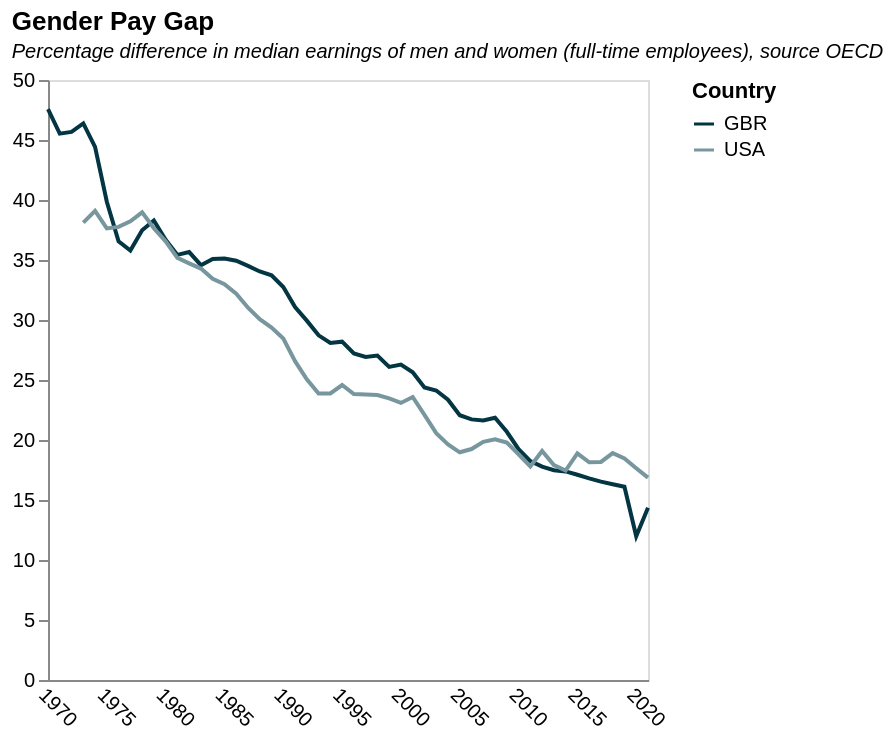

Source (Vega-Lite JSON):
### Vega-Lite specification from a JSON file in a GitHub repository (floating-point values rounded to 4 significant figures)
{"$schema": "https://vega.github.io/schema/vega-lite/v5.json", "description": "Gender pay gap", "title": {"text": "Gender Pay Gap", "subtitle": "Percentage difference in median earnings of men and women (full-time employees), source OECD", "subtitleFontStyle": "italic", "subtitleFontSize": 10, "anchor": "start", "color": "black"}, "width": 300, "height": 300, "data": {"values": [{"LOCATION": "GBR", "TIME": 1970, "Value": 47.58, "Year": "1970"}, {"LOCATION": "GBR", "TIME": 1971, "Value": 45.53, "Year": "1971"}, {"LOCATION": "GBR", "TIME": 1972, "Value": 45.68, "Year": "1972"}, {"LOCATION": "GBR", "TIME": 1973, "Value": 46.38, "Year": "1973"}, {"LOCATION": "GBR", "TIME": 1974, "Value": 44.42, "Year": "1974"}, {"LOCATION": "GBR", "TIME": 1975, "Value": 39.86, "Year": "1975"}, {"LOCATION": "GBR", "TIME": 1976, "Value": 36.55, "Year": "1976"}, {"LOCATION": "GBR", "TIME": 1977, "Value": 35.79, "Year": "1977"}, {"LOCATION": "GBR", "TIME": 1978, "Value": 37.47, "Year": "1978"}, {"LOCATION": "GBR", "TIME": 1979, "Value": 38.3, "Year": "1979"}, {"LOCATION": "GBR", "TIME": 1980, "Value": 36.69, "Year": "1980"}, {"LOCATION": "GBR", "TIME": 1981, "Value": 35.43, "Year": "1981"}, {"LOCATION": "GBR", "TIME": 1982, "Value": 35.66, "Year": "1982"}, {"LOCATION": "GBR", "TIME": 1983, "Value": 34.57, "Year": "1983"}, {"LOCATION": "GBR", "TIME": 1984, "Value": 35.08, "Year": "1984"}, {"LOCATION": "GBR", "TIME": 1985, "Value": 35.12, "Year": "1985"}, {"LOCATION": "GBR", "TIME": 1986, "Value": 34.94, "Year": "1986"}, {"LOCATION": "GBR", "TIME": 1987, "Value": 34.51, "Year": "1987"}, {"LOCATION": "GBR", "TIME": 1988, "Value": 34.05, "Year": "1988"}, {"LOCATION": "GBR", "TIME": 1989, "Value": 33.73, "Year": "1989"}, {"LOCATION": "GBR", "TIME": 1990, "Value": 32.74, "Year": "1990"}, {"LOCATION": "GBR", "TIME": 1991, "Value": 31.08, "Year": "1991"}, {"LOCATION": "GBR", "TIME": 1992, "Value": 29.95, "Year": "1992"}, {"LOCATION": "GBR", "TIME": 1993, "Value": 28.72, "Year": "1993"}, {"LOCATION": "GBR", "TIME": 1994, "Value": 28.08, "Year": "1994"}, {"LOCATION": "GBR", "TIME": 1995, "Value": 28.19, "Year": "1995"}, {"LOCATION": "GBR", "TIME": 1996, "Value": 27.22, "Year": "1996"}, {"LOCATION": "GBR", "TIME": 1997, "Value": 26.92, "Year": "1997"}, {"LOCATION": "GBR", "TIME": 1998, "Value": 27.04, "Year": "1998"}, {"LOCATION": "GBR", "TIME": 1999, "Value": 26.09, "Year": "1999"}, {"LOCATION": "GBR", "TIME": 2000, "Value": 26.28, "Year": "2000"}, {"LOCATION": "GBR", "TIME": 2001, "Value": 25.64, "Year": "2001"}, {"LOCATION": "GBR", "TIME": 2002, "Value": 24.38, "Year": "2002"}, {"LOCATION": "GBR", "TIME": 2003, "Value": 24.12, "Year": "2003"}, {"LOCATION": "GBR", "TIME": 2004, "Value": 23.36, "Year": "2004"}, {"LOCATION": "GBR", "TIME": 2005, "Value": 22.06, "Year": "2005"}, {"LOCATION": "GBR", "TIME": 2006, "Value": 21.72, "Year": "2006"}, {"LOCATION": "GBR", "TIME": 2007, "Value": 21.63, "Year": "2007"}, {"LOCATION": "GBR", "TIME": 2008, "Value": 21.86, "Year": "2008"}, {"LOCATION": "GBR", "TIME": 2009, "Value": 20.69, "Year": "2009"}, {"LOCATION": "GBR", "TIME": 2010, "Value": 19.23, "Year": "2010"}, {"LOCATION": "GBR", "TIME": 2011, "Value": 18.25, "Year": "2011"}, {"LOCATION": "GBR", "TIME": 2012, "Value": 17.78, "Year": "2012"}, {"LOCATION": "GBR", "TIME": 2013, "Value": 17.48, "Year": "2013"}, {"LOCATION": "GBR", "TIME": 2014, "Value": 17.38, "Year": "2014"}, {"LOCATION": "GBR", "TIME": 2015, "Value": 17.1, "Year": "2015"}, {"LOCATION": "GBR", "TIME": 2016, "Value": 16.8, "Year": "2016"}, {"LOCATION": "GBR", "TIME": 2017, "Value": 16.53, "Year": "2017"}, {"LOCATION": "GBR", "TIME": 2018, "Value": 16.31, "Year": "2018"}, {"LOCATION": "GBR", "TIME": 2019, "Value": 16.1, "Year": "2019"}, {"LOCATION": "GBR", "TIME": 2020, "Value": 11.98, "Year": "2020"}, {"LOCATION": "GBR", "TIME": 2021, "Value": 14.35, "Year": "2021"}, {"LOCATION": "USA", "TIME": 1973, "Value": 38.11, "Year": "1973"}, {"LOCATION": "USA", "TIME": 1974, "Value": 39.1, "Year": "1974"}, {"LOCATION": "USA", "TIME": 1975, "Value": 37.63, "Year": "1975"}, {"LOCATION": "USA", "TIME": 1976, "Value": 37.76, "Year": "1976"}, {"LOCATION": "USA", "TIME": 1977, "Value": 38.22, "Year": "1977"}, {"LOCATION": "USA", "TIME": 1978, "Value": 38.97, "Year": "1978"}, {"LOCATION": "USA", "TIME": 1979, "Value": 37.64, "Year": "1979"}, {"LOCATION": "USA", "TIME": 1980, "Value": 36.55, "Year": "1980"}, {"LOCATION": "USA", "TIME": 1981, "Value": 35.17, "Year": "1981"}, {"LOCATION": "USA", "TIME": 1982, "Value": 34.72, "Year": "1982"}, {"LOCATION": "USA", "TIME": 1983, "Value": 34.29, "Year": "1983"}, {"LOCATION": "USA", "TIME": 1984, "Value": 33.43, "Year": "1984"}, {"LOCATION": "USA", "TIME": 1985, "Value": 32.98, "Year": "1985"}, {"LOCATION": "USA", "TIME": 1986, "Value": 32.19, "Year": "1986"}, {"LOCATION": "USA", "TIME": 1987, "Value": 31.02, "Year": "1987"}, {"LOCATION": "USA", "TIME": 1988, "Value": 30.07, "Year": "1988"}, {"LOCATION": "USA", "TIME": 1989, "Value": 29.36, "Year": "1989"}, {"LOCATION": "USA", "TIME": 1990, "Value": 28.46, "Year": "1990"}, {"LOCATION": "USA", "TIME": 1991, "Value": 26.57, "Year": "1991"}, {"LOCATION": "USA", "TIME": 1992, "Value": 25.06, "Year": "1992"}, {"LOCATION": "USA", "TIME": 1993, "Value": 23.88, "Year": "1993"}, {"LOCATION": "USA", "TIME": 1994, "Value": 23.88, "Year": "1994"}, {"LOCATION": "USA", "TIME": 1995, "Value": 24.58, "Year": "1995"}, {"LOCATION": "USA", "TIME": 1996, "Value": 23.82, "Year": "1996"}, {"LOCATION": "USA", "TIME": 1997, "Value": 23.79, "Year": "1997"}, {"LOCATION": "USA", "TIME": 1998, "Value": 23.75, "Year": "1998"}, {"LOCATION": "USA", "TIME": 1999, "Value": 23.46, "Year": "1999"}, {"LOCATION": "USA", "TIME": 2000, "Value": 23.09, "Year": "2000"}, {"LOCATION": "USA", "TIME": 2001, "Value": 23.58, "Year": "2001"}, {"LOCATION": "USA", "TIME": 2002, "Value": 22.09, "Year": "2002"}, {"LOCATION": "USA", "TIME": 2003, "Value": 20.58, "Year": "2003"}, {"LOCATION": "USA", "TIME": 2004, "Value": 19.64, "Year": "2004"}, {"LOCATION": "USA", "TIME": 2005, "Value": 18.98, "Year": "2005"}, {"LOCATION": "USA", "TIME": 2006, "Value": 19.25, "Year": "2006"}, {"LOCATION": "USA", "TIME": 2007, "Value": 19.84, "Year": "2007"}, {"LOCATION": "USA", "TIME": 2008, "Value": 20.05, "Year": "2008"}, {"LOCATION": "USA", "TIME": 2009, "Value": 19.78, "Year": "2009"}, {"LOCATION": "USA", "TIME": 2010, "Value": 18.81, "Year": "2010"}, {"LOCATION": "USA", "TIME": 2011, "Value": 17.79, "Year": "2011"}, {"LOCATION": "USA", "TIME": 2012, "Value": 19.09, "Year": "2012"}, {"LOCATION": "USA", "TIME": 2013, "Value": 17.91, "Year": "2013"}, {"LOCATION": "USA", "TIME": 2014, "Value": 17.45, "Year": "2014"}, {"LOCATION": "USA", "TIME": 2015, "Value": 18.88, "Year": "2015"}, {"LOCATION": "USA", "TIME": 2016, "Value": 18.14, "Year": "2016"}, {"LOCATION": "USA", "TIME": 2017, "Value": 18.17, "Year": "2017"}, {"LOCATION": "USA", "TIME": 2018, "Value": 18.91, "Year": "2018"}, {"LOCATION": "USA", "TIME": 2019, "Value": 18.47, "Year": "2019"}, {"LOCATION": "USA", "TIME": 2020, "Value": 17.65, "Year": "2020"}, {"LOCATION": "USA", "TIME": 2021, "Value": 16.86, "Year": "2021"}]}, "mark": {"type": "line"}, "encoding": {"x": {"field": "Year", "type": "temporal", "axis": {"title": null, "grid": false, "ticks": false, "labelAngle": 45}}, "y": {"field": "Value", "type": "quantitative", "title": "", "axis": {"grid": false}}, "color": {"field": "LOCATION", "type": "nominal", "title": "Country", "scale": {"range": ["#033542", "#78969d"]}}}}
